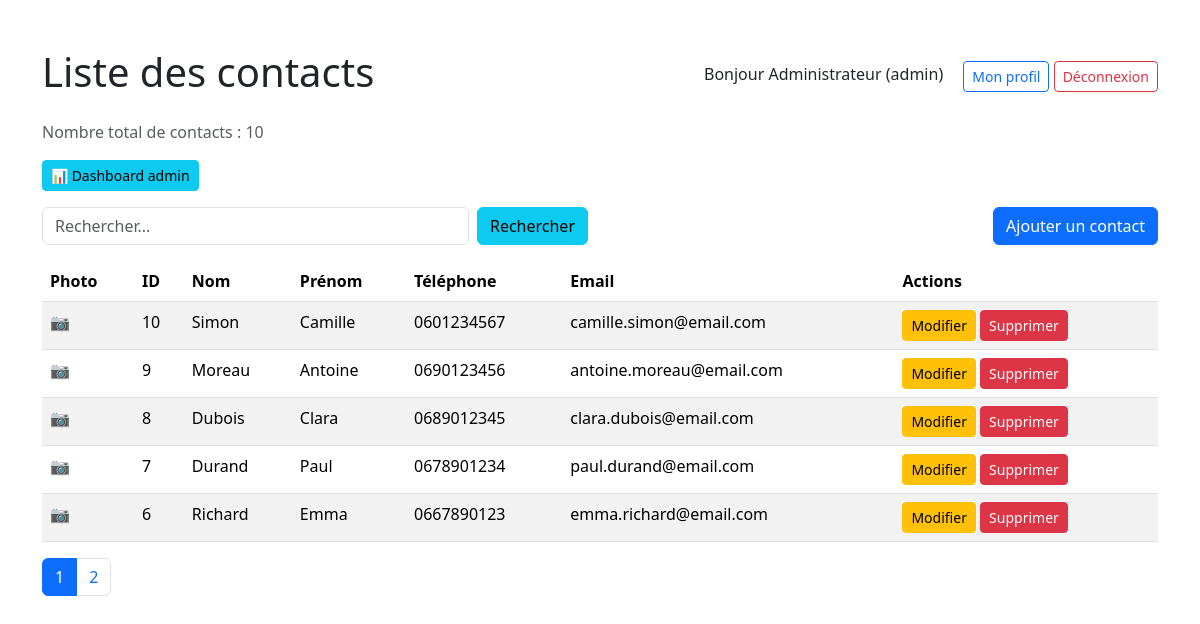
Screenshot of /index.php?action=list (signed in) with the database file from the repository.
### tables this page shows
CREATE TABLE IF NOT EXISTS CARNET (
    id INT AUTO_INCREMENT PRIMARY KEY,
    nom VARCHAR(100) NOT NULL,
    prenom VARCHAR(100) NOT NULL,
    telephone VARCHAR(15) NOT NULL,
    email VARCHAR(100) NOT NULL,
    adresse TEXT,
    photo VARCHAR(255) DEFAULT NULL,
    created_at TIMESTAMP DEFAULT CURRENT_TIMESTAMP
);

### controllers/contact_controller.php (called while the page is built, shortened)
<?php
require_once __DIR__ . '/../models/contact_model.php';
require_once __DIR__ . '/../controllers/AuthController.php';
require_once __DIR__ . '/../models/LogModel.php';
function listContacts() {
    global $pdo;
    $search = isset($_GET['search']) ? trim($_GET['search']) : '';
    $page = isset($_GET['page']) ? (int)$_GET['page'] : 1;
    $perPage = 5;
    $offset = ($page - 1) * $perPage;
    $totalContacts = countContacts($pdo, $search);
    $totalPages = ceil($totalContacts / $perPage);
    $contacts = getAllContacts($pdo, $search, $perPage, $offset);
    $isAdmin = isAdmin();
    include __DIR__ . '/../views/contact/index.php';
}
?>

### models/contact_model.php (called while the page is built, shortened)
<?php
function getAllContacts($pdo, $search = '', $limit = null, $offset = null) {
    $sql = "SELECT * FROM CARNET";
    $params = [];
    $sql .= " ORDER BY id DESC";
    if ($limit !== null && $offset !== null) {
        $sql .= " LIMIT ? OFFSET ?";
    }
    $stmt = $pdo->prepare($sql);
    if ($limit !== null && $offset !== null) {
        $stmt->bindValue(count($params) + 1, $limit, PDO::PARAM_INT);
        $stmt->bindValue(count($params) + 2, $offset, PDO::PARAM_INT);
    }
    $stmt->execute();
    return $stmt->fetchAll(PDO::FETCH_ASSOC);
}
function countContacts($pdo, $search = '') {
    $sql = "SELECT COUNT(*) FROM CARNET";
    if (!empty($search)) {
        $sql .= " WHERE nom LIKE ? OR prenom LIKE ? OR telephone LIKE ? OR email LIKE ?";
        $searchParam = "%$search%";
        $stmt = $pdo->prepare($sql);
        $stmt->execute([$searchParam, $searchParam, $searchParam, $searchParam]);
    } else {
        $stmt = $pdo->query($sql);
    }
    return $stmt->fetchColumn();
}
?>

### controllers/authController.php (called while the page is built, shortened)
<?php
function isAdmin() {
    return isset($_SESSION['user_role']) && $_SESSION['user_role'] === 'admin';
}
?>

### views/contact/index.php (the view, shortened to what this page needs)
<!DOCTYPE html>
<html lang="fr">
<head>
    <link href="https://cdn.jsdelivr.net/npm/bootstrap@5.3.8/dist/css/bootstrap.min.css" rel="stylesheet">
</head>
<body>
<div class="container mt-5">
    <div class="d-flex justify-content-between align-items-center mb-3">
        <h1>Liste des contacts</h1>
        <div>
            <span class="me-3">Bonjour <?= htmlspecialchars($_SESSION['user_nom']) ?> (<?= $_SESSION['user_role'] ?>)</span>
            <a href="index.php?action=profile" class="btn btn-outline-primary btn-sm">Mon profil</a>
            <a href="index.php?action=logout" class="btn btn-outline-danger btn-sm">Déconnexion</a>
        </div>
    </div>
    <p class="text-muted">Nombre total de contacts : <?= $totalContacts ?></p>
    <?php if ($isAdmin): ?>
        <a href="index.php?action=dashboard" class="btn btn-info btn-sm mb-3">📊 Dashboard admin</a>
    <?php endif; ?>
    <div class="row mb-3">
        <div class="col-md-6">
            <form method="GET" class="d-flex">
                <input type="text" name="search" class="form-control me-2" placeholder="Rechercher..." value="<?= htmlspecialchars($search ?? '') ?>">
                <button type="submit" class="btn btn-info">Rechercher</button>
            </form>
        </div>
        <div class="col-md-6 text-end">
            <a href="index.php?action=create" class="btn btn-primary">Ajouter un contact</a>
        </div>
    </div>
    <table class="table table-striped">
        <thead>
        <tr>
            <th>Photo</th>
            <th>ID</th><th>Nom</th><th>Prénom</th><th>Téléphone</th><th>Email</th><th>Actions</th>
        </tr>
        </thead>
        <tbody>
        <?php foreach ($contacts as $contact): ?>
        <tr>
            <td>
                <?php if ($contact['photo']): ?>
                    <img src="<?= htmlspecialchars($contact['photo']) ?>" alt="photo" style="width: 50px; height: 50px; object-fit: cover;" class="rounded-circle">
                <?php else: ?>
                    <span class="text-muted">📷</span>
                <?php endif; ?>
            </td>
            <td><?= htmlspecialchars($contact['id']) ?></td>
            <td><?= htmlspecialchars($contact['nom']) ?></td>
            <td><?= htmlspecialchars($contact['prenom']) ?></td>
            <td><?= htmlspecialchars($contact['telephone']) ?></td>
            <td><?= htmlspecialchars($contact['email']) ?></td>
            <td>
                <a href="index.php?action=edit&id=<?= $contact['id'] ?>" class="btn btn-warning btn-sm">Modifier</a>
                <?php if ($isAdmin): ?>
                    <button type="button" class="btn btn-danger btn-sm" data-bs-toggle="modal" data-bs-target="#deleteModal" data-id="<?= $contact['id'] ?>" data-nom="<?= htmlspecialchars($contact['nom']) ?> <?= htmlspecialchars($contact['prenom']) ?>">
                        Supprimer
                    </button>
                <?php endif; ?>
            </td>
        </tr>
        <?php endforeach; ?>
        </tbody>
    </table>
    <?php if ($totalPages > 1): ?>
    <nav>
        <ul class="pagination">
            <?php for ($i = 1; $i <= $totalPages; $i++): ?>
                <li class="page-item <?= ($i == $page) ? 'active' : '' ?>">
                    <a class="page-link" href="index.php?action=list&page=<?= $i ?>&search=<?= urlencode($search ?? '') ?>"><?= $i ?></a>
                </li>
            <?php endfor; ?>
        </ul>
    </nav>
    <?php endif; ?>
</div>
</body>
</html>

### public/index.php (shortened to what this page needs)
<?php
require_once __DIR__ . '/../controllers/AuthController.php';
require_once __DIR__ . '/../controllers/contact_controller.php';
$action = $_GET['action'] ?? 'list';
switch ($action) {
    case 'list': listContacts(); break;
}
?>

### rows the page displays
carnet: id "10", nom "Simon", prenom "Camille", telephone "0601234567", email "camille.simon@email.com"
carnet: id "9", nom "Moreau", prenom "Antoine", telephone "0690123456", email "antoine.moreau@email.com"
carnet: id "8", nom "Dubois", prenom "Clara", telephone "0689012345", email "clara.dubois@email.com"
carnet: id "7", nom "Durand", prenom "Paul", telephone "0678901234", email "paul.durand@email.com"
carnet: id "6", nom "Richard", prenom "Emma", telephone "0667890123", email "emma.richard@email.com"

### other values shown
$_SESSION['user_nom'] "Administrateur"
$_SESSION['user_role'] "admin"
$totalContacts "10"
